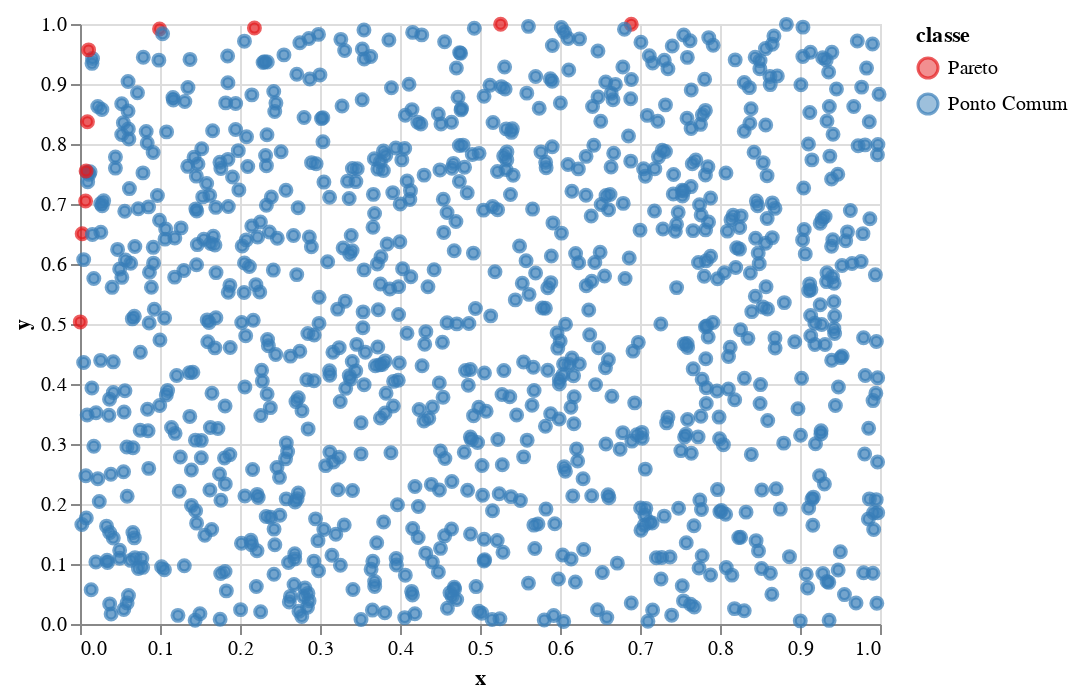

Notebook code for this chart:
### Code cell
alt.Chart(df).mark_point().encode(
    x = 'x:Q', 
    y = 'y:Q', 
    color = alt.Color('classe', scale=alt.Scale(scheme='set1')),
    fill = alt.Color('classe', scale=alt.Scale(scheme='set1')), 
    tooltip = ['x', 'y'])

### Figure 1 — Vega-Lite specification as saved in the notebook (floating-point values rounded to 4 significant figures; data arrays with more than 128 entries replaced by an {"elided": "..."} marker saying what was removed)
{"config": {"view": {"continuousWidth": 400, "continuousHeight": 300}}, "data": {"name": "data-910d8c7fd3321cf6f5a1ae42884bc8ac"}, "mark": "point", "encoding": {"color": {"type": "nominal", "field": "classe", "scale": {"scheme": "set1"}}, "fill": {"type": "nominal", "field": "classe", "scale": {"scheme": "set1"}}, "tooltip": [{"type": "quantitative", "field": "x"}, {"type": "quantitative", "field": "y"}], "x": {"type": "quantitative", "field": "x"}, "y": {"type": "quantitative", "field": "y"}}, "$schema": "https://vega.github.io/schema/vega-lite/v4.8.1.json", "datasets": {"data-910d8c7fd3321cf6f5a1ae42884bc8ac": {"elided": "1000 records"}}}
